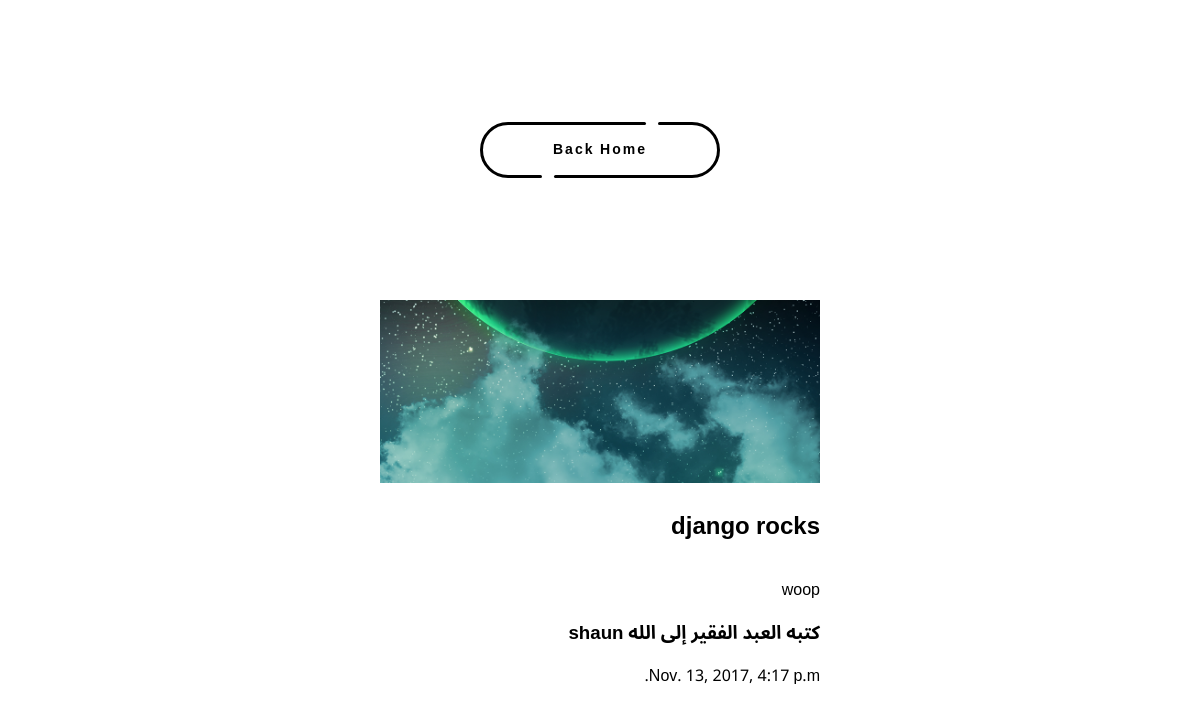
The page /articles/django-rocks/ on the database its author committed.
### articles/models.py (models this page shows, shortened)
class Article(models.Model):
    title = models.CharField(max_length=100)
    slug = models.SlugField()
    body = HTMLField()
    date = models.DateTimeField(auto_now_add=True)
    thumb = models.ImageField(default='default.png', blank=True)
    author = models.ForeignKey(User, on_delete=models.CASCADE,default=None)

### articles/views.py (the view)
# urls.py: path('<slug:slug>/', views.article_detail, name="detail"),
def article_detail(request, slug):
    article = Article.objects.get(slug=slug)
    return render(request, 'articles/article_detail.html', { 'article': article })

### articles/templates/articles/article_detail.html (shortened to what this page needs)
{% load static %}
{% block content %}
<!DOCTYPE html>
<html>
    <head>
        <link rel="stylesheet" href="{% static '/css/basic.css' %}">
        <link rel="stylesheet" href="{% static '/css/index.css' %}">
    </head>
<body>
    <div class="container-button">
        <a href="/articles/" class="button-back">
          <div class="button__line"></div>
          <div class="button__line"></div>
          <span class="button__text">Back Home</span>
          <div class="button__drow1"></div>
          <div class="button__drow2"></div>
        </a>
      </div>
    <article dir="rtl">
                <div class="article-header">
                    <img src="{{ article.thumb.url }}" />
                        <h2>{{ article.title }}</h2>
                </div>
                <div class="article-detail">
                    <div class="article">
                            {% autoescape off %}
                            <p>{{ article.body }}</p>
                            {% endautoescape %}
                            <h3>كتبه العبد الفقير إلى الله {{ article.author.username }}</h3>
                            <p>{{ article.date }}</p>
                    </div>
                </div>
        </article>
</body>
</html>
{% endblock %}

### assets/css/basic.css (style rules this page uses)
body { font-family: 'Noto Sans Arabic', sans-serif; }
article > * { min-width: 0; }
img { width: 100%; }

### assets/css/index.css (style rules this page uses)
article { display: grid; grid-template-columns: 1fr 1fr 10px 440px 10px 1fr 1fr; }
article > * { grid-column: 4; }
html, body { margin: 0; padding: 0; line-height: 1.4; }
:root { --line_color : #000000 ; --back_color : #b0afaf ; }
.button-back { position : relative ; z-index : 0 ; width : 240px ; height : 56px ; text-decoration : none ; font-size : 14px ; font-weight : bold ; color : var(--line_color) ; letter-spacing : 2px ; transition : all .3s ease ; }
.button__text { display : flex ; justify-content : center ; align-items : center ; width : 100% ; height : 100% ; }
.button-back::before, .button-back::after, .button__text::before, .button__text::after { content : '' ; position : absolute ; height : 3px ; border-radius : 2px ; background : var(--line_color) ; transition : all .5s ease ; }
.button-back::before { top : 0 ; left : 54px ; width : calc( 100% - 56px * 2 - 16px ) ; }
.button-back::after { top : 0 ; right : 54px ; width : 8px ; }
.button__text::before { bottom : 0 ; right : 54px ; width : calc( 100% - 56px * 2 - 16px ) ; }
.button__text::after { bottom : 0 ; left : 54px ; width : 8px ; }
.button__line { position : absolute ; top : 0 ; width : 56px ; height : 100% ; overflow : hidden ; }
.button__line::before { content : '' ; position : absolute ; top : 0 ; width : 150% ; height : 100% ; box-sizing : border-box ; border-radius : 300px ; border : solid 3px var(--line_color) ; }
.button__line:nth-child(1), .button__line:nth-child(1)::before { left : 0 ; }
.button__line:nth-child(2), .button__line:nth-child(2)::before { right : 0 ; }
.button__drow1, .button__drow2 { position : absolute ; z-index : -1 ; border-radius : 16px ; transform-origin : 16px 16px ; }
.button__drow1 { top : -16px ; left : 40px ; width : 32px ; height : 0; transform : rotate( 30deg ) ; }
.button__drow2 { top : 44px ; left : 77px ; width : 32px ; height : 0 ; transform : rotate(-127deg ) ; }
.button__drow1::before, .button__drow1::after, .button__drow2::before, .button__drow2::after { content : '' ; position : absolute ; }
.button__drow1::before { bottom : 0 ; left : 0 ; width : 0 ; height : 32px ; border-radius : 16px ; transform-origin : 16px 16px ; transform : rotate( -60deg ) ; }
.button__drow1::after { top : -10px ; left : 45px ; width : 0 ; height : 32px ; border-radius : 16px ; transform-origin : 16px 16px ; transform : rotate( 69deg ) ; }
.button__drow2::before { bottom : 0 ; left : 0 ; width : 0 ; height : 32px ; border-radius : 16px ; transform-origin : 16px 16px ; transform : rotate( -146deg ) ; }
.button__drow2::after { bottom : 26px ; left : -40px ; width : 0 ; height : 32px ; border-radius : 16px ; transform-origin : 16px 16px ; transform : rotate( -262deg ) ; }
.button__drow1, .button__drow1::before, .button__drow1::after, .button__drow2, .button__drow2::before, .button__drow2::after { background : var( --back_color ) ; }
.container-button { width : 100% ; height : 300px ; display : flex ; flex-direction : column ; justify-content : center ; align-items : center ; }

### rows shown on the page
Article: thumb (picture), title "django rocks", body "woop", author.username "shaun", date "Nov. 13, 2017, 4:17 p.m."
